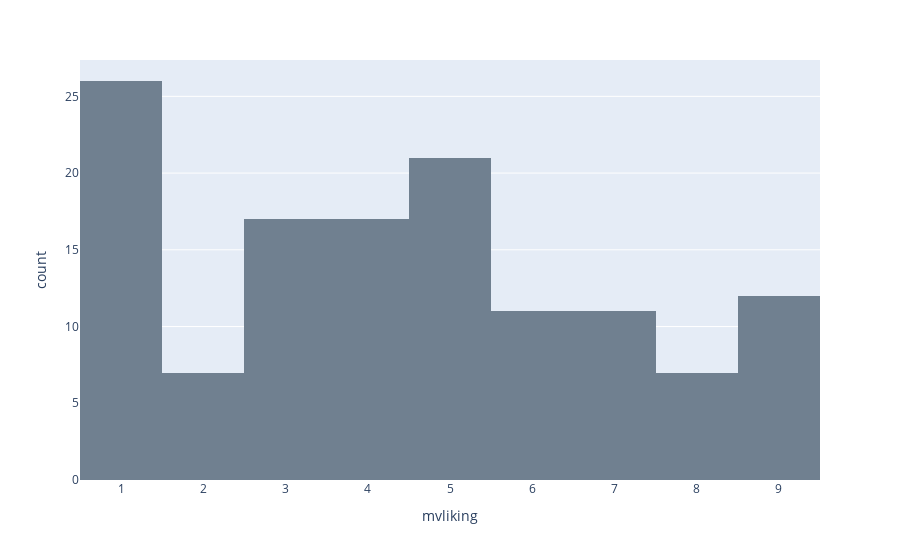

The notebook cell saved with this chart:
### Code cell
fig = px.histogram(data_frame=df_cluster2, x='mvliking', nbins=10, color_discrete_sequence=['slategray'])
fig.show()

### Figure 1 — Plotly figure (JSON) as saved in the notebook; plotly's stock layout.template omitted (floating-point values rounded to 4 significant figures; data arrays with more than 128 entries replaced by an {"elided": "..."} marker saying what was removed)
{"data": [{"bingroup": "x", "hovertemplate": "mvliking=%{x}<br>count=%{y}<extra></extra>", "legendgroup": "", "marker": {"color": "slategray", "pattern": {"shape": ""}}, "name": "", "nbinsx": 10, "orientation": "v", "showlegend": false, "type": "histogram", "x": {"elided": "129 int values"}, "xaxis": "x", "yaxis": "y"}], "layout": {"barmode": "relative", "legend": {"tracegroupgap": 0}, "margin": {"t": 60}, "xaxis": {"anchor": "y", "domain": [0, 1], "title": {"text": "mvliking"}}, "yaxis": {"anchor": "x", "domain": [0, 1], "title": {"text": "count"}}}}
